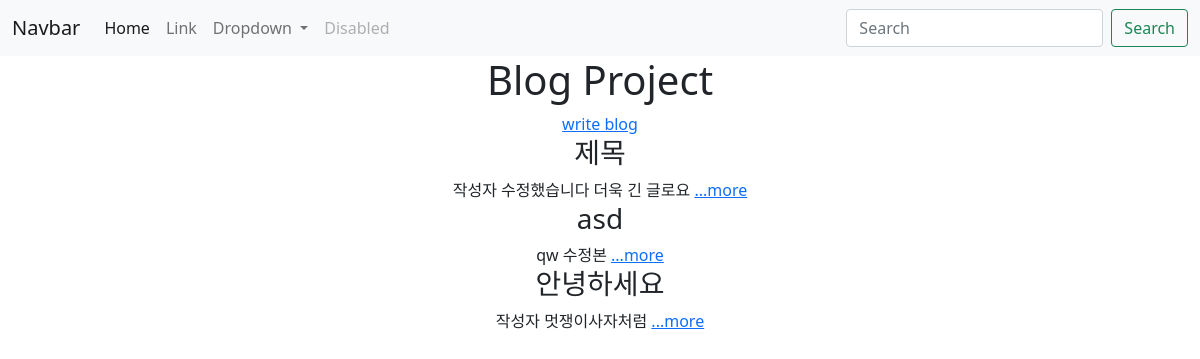
Before: / with the older database file.
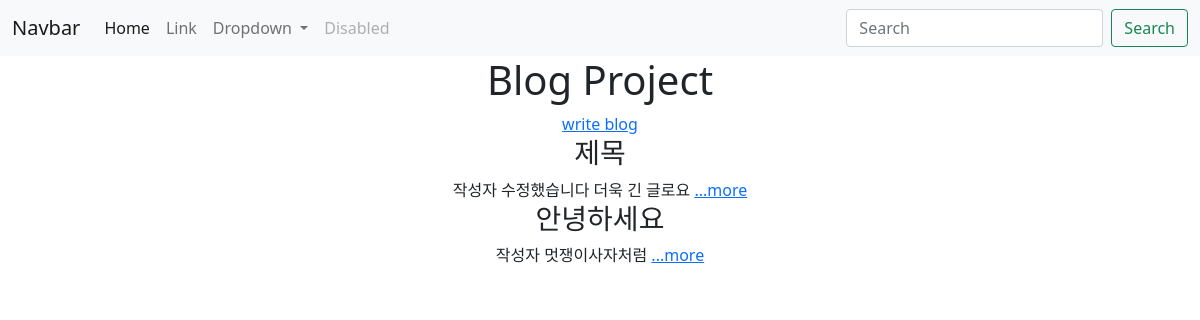
After: the same page with the newer database file.
### blog/models.py (models this page shows, shortened)
class Blog(models.Model): #models class 내의 method사용, id column auto create
    title = models.CharField(max_length=200)
    writer = models.CharField(max_length=100)
    pub_date = models.DateTimeField()
    body = models.TextField() #글자 제한 없음
    def summary(self):
        return self.body[:100]

### blog/views.py (the view)
# urls.py: 2. Add a URL to urlpatterns:  path('', views.home, name='home')
def home(request):
    blogs = Blog.objects.all()
    return render(request,'home.html',{'blogs':blogs})

### blog/templates/home.html
{% extends 'base.html' %}
{% block content %}
<h1>Blog Project</h1>
    <div>
        <a href="{% url 'new' %}">write blog</a>
    </div>
    <div class="container">
        <div>
            {% for blog in blogs%}
            <h3>{{blog.title}}</h3>
            {{blog.writer}}
            {{blog.summary}} <a href="{%url 'detail' blog.id %}">...more</a>
            <br>
            {% endfor %}
        </div>
    </div>
{% endblock %}

Changed rows visible on the page:
removed Blog: title "asd", writer "qw", summary "수정본"
